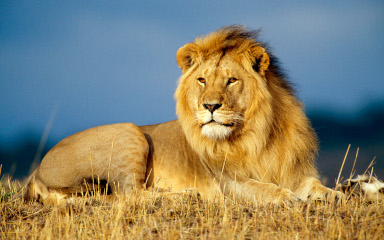
//> input picture lek_1/img2.jpg, 384 x 240 px, given in place of slow_traffic_small.mp4, which was not available
$ ./exercise_2   (built with g++ and OpenCV 4)
//> lines starting //> are read from the running program, lines starting //| are printed output that depends on the picture; pictures that were not available may be replaced by others from this repository, and a replacement may not be noted
#include <opencv2/opencv.hpp>
#include <iostream>

using namespace cv;
using namespace std;

int main() {
    // Open the video capture
    VideoCapture cap("slow_traffic_small.mp4");
    if (!cap.isOpened()) {
        cout << "Error opening video stream" << endl;
        return -1;
    }

    // Read the first frame
    Mat frame, gray_frame, prev_frame, sob_x, sob_y, img_dif, flow_map;
    cap >> frame;
//> frame is the input picture: 240 rows x 384 cols, CV_8UC3; mean B, G, R 109.9, 131.4, 134.7
    if (frame.empty()) {
        cout << "Error reading first frame" << endl;
        return -1;
    }

    // Print the number of channels in the first frame
    cout << "First frame channels: " << frame.channels() << endl;
//| First frame channels: 3

    // Check the number of channels in the first frame
    if (frame.channels() == 3) {
        // Convert the first frame to grayscale
        cvtColor(frame, prev_frame, COLOR_BGR2GRAY);
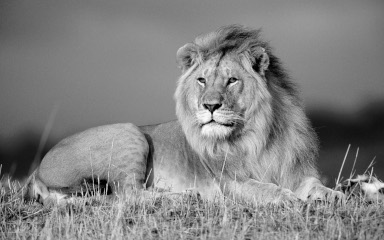
//> prev_frame: 240 rows x 384 cols, CV_8UC1; min 0, max 251, mean 129.9
    } else if (frame.channels() == 1) {
        prev_frame = frame.clone();  // If already grayscale
    } else {
        cout << "Unsupported number of channels in the frame: " << frame.channels() << endl;
        return -1;
    }

    // Create flow_map to store the results
    flow_map = Mat::zeros(prev_frame.rows - 3, prev_frame.cols - 3, CV_32FC2);

    // Sobel kernel size
    int ksize = 3;

    while (true) {
        // Read the current frame
        cap >> frame;
        if (frame.empty()) {
            cout << "End of video" << endl;
            break;
        }

        // Print the number of channels in the current frame
        cout << "Current frame channels: " << frame.channels() << endl;
//| Current frame channels: 3

        // Check the number of channels in the current frame
        if (frame.channels() == 3) {
            // Convert the current frame to grayscale
            cvtColor(frame, gray_frame, COLOR_BGR2GRAY);
        } else if (frame.channels() == 1) {
            gray_frame = frame.clone();  // If already grayscale
        } else {
            cout << "Skipping frame with unsupported number of channels: " << frame.channels() << endl;
            continue;
        }

        // Compute frame difference
        absdiff(gray_frame, prev_frame, img_dif);
//> img_dif: 240 rows x 384 cols, CV_8UC1; every value is 0

        // Compute Sobel gradients
        Sobel(gray_frame, sob_x, CV_32F, 1, 0, ksize);
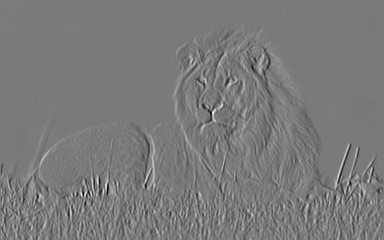
//> sob_x: 240 rows x 384 cols, CV_32FC1; min -780, max 842, mean 0; drawn with min black and max white
        Sobel(gray_frame, sob_y, CV_32F, 0, 1, ksize);
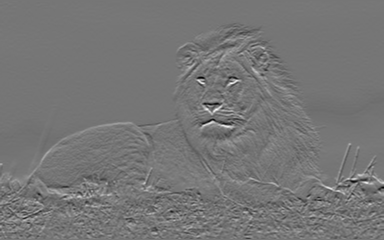
//> sob_y: 240 rows x 384 cols, CV_32FC1; min -693, max 801, mean 0.8; drawn with min black and max white

        // Iterate over the image in 3x3 blocks
        for (int i = 0; i < gray_frame.rows - 3; i++) {
            for (int j = 0; j < gray_frame.cols - 3; j++) {
                // Extract 3x3 blocks for sobel_x, sobel_y, and img_dif
                Mat brik_x = sob_x(Rect(j, i, 3, 3));
                Mat brik_y = sob_y(Rect(j, i, 3, 3));
                Mat brik_dif = img_dif(Rect(j, i, 3, 3));

                // Ensure that the matrices are continuous before copying
                if (!brik_x.isContinuous()) {
                    brik_x = brik_x.clone();
                }
                if (!brik_y.isContinuous()) {
                    brik_y = brik_y.clone();
                }
                if (!brik_dif.isContinuous()) {
                    brik_dif = brik_dif.clone();
                }

                // Flatten the 3x3 blocks manually without reshape
                Mat flat_brik_x = Mat(9, 1, CV_32F);
                Mat flat_brik_y = Mat(9, 1, CV_32F);
                Mat flat_brik_dif = Mat(9, 1, CV_32F);

                for (int k = 0; k < 3; k++) {
                    for (int l = 0; l < 3; l++) {
                        flat_brik_x.at<float>(k * 3 + l, 0) = brik_x.at<float>(k, l);
                        flat_brik_y.at<float>(k * 3 + l, 0) = brik_y.at<float>(k, l);
                        flat_brik_dif.at<float>(k * 3 + l, 0) = brik_dif.at<float>(k, l);
                    }
                }

                // Create a 9x2 matrix for Sobel gradients (xy)
                Mat xy(9, 2, CV_32F);
                flat_brik_x.copyTo(xy.col(0));
                flat_brik_y.copyTo(xy.col(1));

                // Perform least squares
                Mat x;
                try {
                    solve(xy, flat_brik_dif, x, DECOMP_SVD);  // Use DECOMP_SVD for robust solving
                } catch (const Exception& e) {
                    cout << "Error during solving: " << e.what() << endl;
                    continue;
                }

                // Store the result in the flow_map
                flow_map.at<Vec2f>(i, j)[0] = x.at<float>(0);
                flow_map.at<Vec2f>(i, j)[1] = x.at<float>(1);
            }
        }

        // Show the current frame and flow map
        imshow("Frame", frame);
        imshow("Flow Map", flow_map);

        // Exit if 'q' is pressed
        if (waitKey(1) == 'q') {
//> the 'q' key is pressed
            break;
        }

        // Update previous frame
        prev_frame = gray_frame.clone();
    }

    cap.release();
    destroyAllWindows();

    return 0;
}
